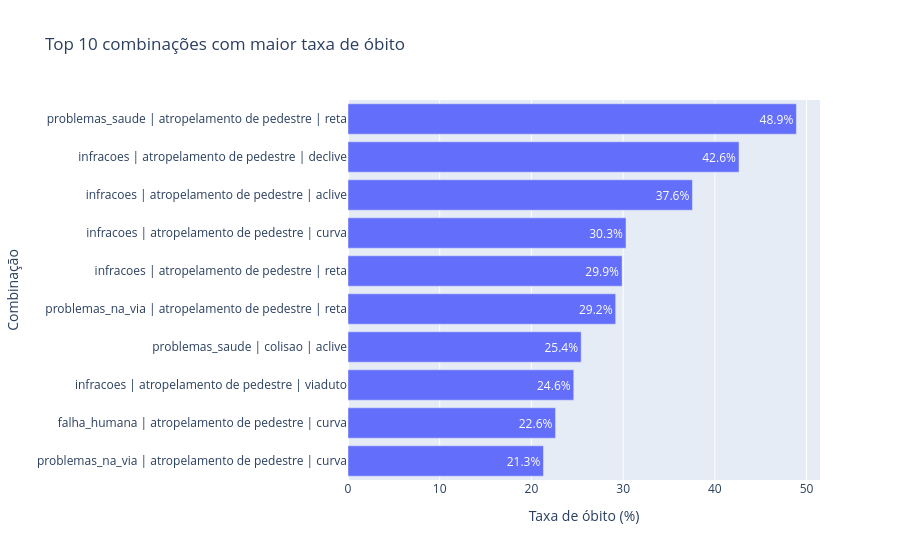
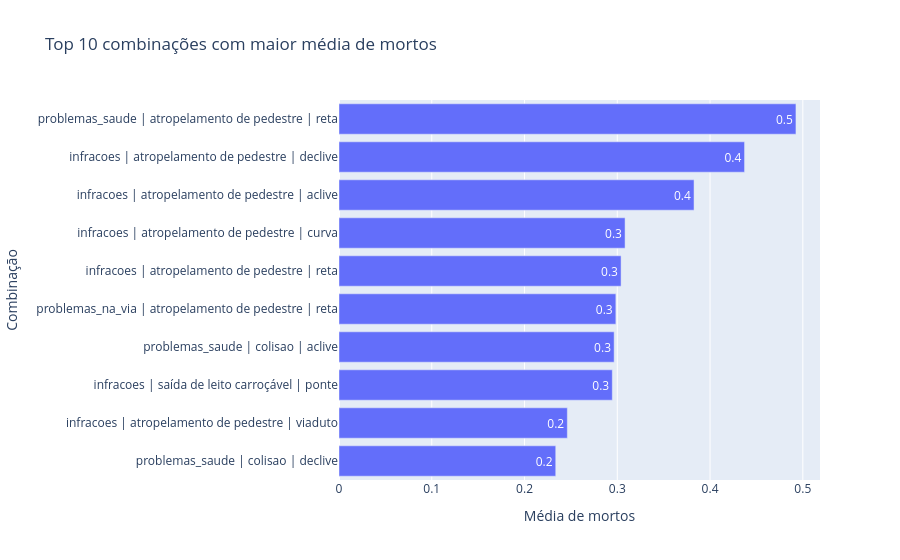
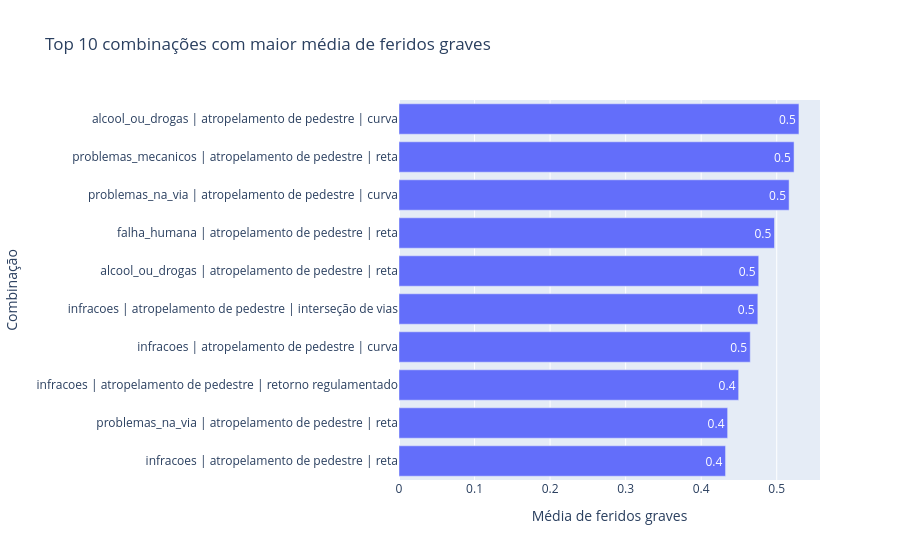

Notebook code for these charts, in order:
### Code cell
# =====================================================
# 1. Criar coluna indicando se houve óbito
# =====================================================

tabela_limpa["houve_obito"] = tabela_limpa["mortos"] > 0

# =====================================================
# 2. Agrupar combinações
# =====================================================

resultado = (
    tabela_limpa
    .groupby([
        "cat_causa",
        "tipo_acidente",
        "tracado_via"
    ])
    .agg(
        total_acidentes=("mortos", "size"),
        total_obitos=("houve_obito", "sum"),
        media_mortos=("mortos", "mean"),
        media_feridos_graves=("feridos_graves", "mean")
    )
    .reset_index()
)

# =====================================================
# 3. Calcular taxa de óbito
# =====================================================

resultado["taxa_obito"] = (
    resultado["total_obitos"]
    / resultado["total_acidentes"]
) * 100

# =====================================================
# 4. Filtrar grupos pequenos
# =====================================================

resultado = resultado[
    resultado["total_acidentes"] >= 100
]

# =====================================================
# 5. Criar coluna com combinação
# =====================================================

resultado["combinacao"] = (
    resultado["cat_causa"] + " | " +
    resultado["tipo_acidente"] + " | " +
    resultado["tracado_via"]
)

# =====================================================
# 6. TOP 10 - TAXA DE ÓBITO
# =====================================================

top_taxa = (
    resultado
    .sort_values(by="taxa_obito", ascending=False)
    .head(10)
)

fig1 = px.bar(
    top_taxa,
    x="taxa_obito",
    y="combinacao",
    orientation="h",
    title="Top 10 combinações com maior taxa de óbito",
    labels={
        "taxa_obito": "Taxa de óbito (%)",
        "combinacao": "Combinação"
    },
    text="taxa_obito"
)

fig1.update_traces(texttemplate='%{text:.1f}%')

fig1.update_layout(
    yaxis={'categoryorder':'total ascending'}
)

fig1.show()

# =====================================================
# 7. TOP 10 - MÉDIA DE MORTOS
# =====================================================

top_mortos = (
    resultado
    .sort_values(by="media_mortos", ascending=False)
    .head(10)
)

fig2 = px.bar(
    top_mortos,
    x="media_mortos",
    y="combinacao",
    orientation="h",
    title="Top 10 combinações com maior média de mortos",
    labels={
        "media_mortos": "Média de mortos",
        "combinacao": "Combinação"
    },
    text="media_mortos"
)

fig2.update_traces(texttemplate='%{text:.1f}')

fig2.update_layout(
    yaxis={'categoryorder':'total ascending'}
)

fig2.show()

# =====================================================
# 8. TOP 10 - MÉDIA DE FERIDOS GRAVES
# =====================================================

top_feridos = (
    resultado
    .sort_values(by="media_feridos_graves", ascending=False)
    .head(10)
)

fig3 = px.bar(
    top_feridos,
    x="media_feridos_graves",
    y="combinacao",
    orientation="h",
    title="Top 10 combinações com maior média de feridos graves",
    labels={
        "media_feridos_graves": "Média de feridos graves",
        "combinacao": "Combinação"
    },
    text="media_feridos_graves"
)

fig3.update_traces(texttemplate='%{text:.1f}')

fig3.update_layout(
    yaxis={'categoryorder':'total ascending'}
)

fig3.show()

### Figure 1 — Plotly figure (JSON) as saved in the notebook; plotly's stock layout.template omitted (floating-point values rounded to 4 significant figures)
{"data": [{"hovertemplate": "Taxa de óbito (%)=%{text}<br>Combinação=%{y}<extra></extra>", "legendgroup": "", "marker": {"color": "#636efa", "pattern": {"shape": ""}}, "name": "", "orientation": "h", "showlegend": false, "text": [48.89, 42.63, 37.55, 30.31, 29.88, 29.19, 25.42, 24.62, 22.63, 21.31], "textposition": "auto", "texttemplate": "%{text:.1f}%", "type": "bar", "x": [48.89, 42.63, 37.55, 30.31, 29.88, 29.19, 25.42, 24.62, 22.63, 21.31], "xaxis": "x", "y": ["problemas_saude | atropelamento de pedestre | reta", "infracoes | atropelamento de pedestre | declive", "infracoes | atropelamento de pedestre | aclive", "infracoes | atropelamento de pedestre | curva", "infracoes | atropelamento de pedestre | reta", "problemas_na_via | atropelamento de pedestre | reta", "problemas_saude | colisao | aclive", "infracoes | atropelamento de pedestre | viaduto", "falha_humana | atropelamento de pedestre | curva", "problemas_na_via | atropelamento de pedestre | curva"], "yaxis": "y"}], "layout": {"barmode": "relative", "legend": {"tracegroupgap": 0}, "title": {"text": "Top 10 combinações com maior taxa de óbito"}, "xaxis": {"anchor": "y", "domain": [0, 1], "title": {"text": "Taxa de óbito (%)"}}, "yaxis": {"anchor": "x", "categoryorder": "total ascending", "domain": [0, 1], "title": {"text": "Combinação"}}}}

### Figure 2 — Plotly figure (JSON) as saved in the notebook; plotly's stock layout.template omitted (floating-point values rounded to 4 significant figures)
{"data": [{"hovertemplate": "Média de mortos=%{text}<br>Combinação=%{y}<extra></extra>", "legendgroup": "", "marker": {"color": "#636efa", "pattern": {"shape": ""}}, "name": "", "orientation": "h", "showlegend": false, "text": [0.4926, 0.4372, 0.3827, 0.3084, 0.3041, 0.2985, 0.2966, 0.2946, 0.2462, 0.2336], "textposition": "auto", "texttemplate": "%{text:.1f}", "type": "bar", "x": [0.4926, 0.4372, 0.3827, 0.3084, 0.3041, 0.2985, 0.2966, 0.2946, 0.2462, 0.2336], "xaxis": "x", "y": ["problemas_saude | atropelamento de pedestre | reta", "infracoes | atropelamento de pedestre | declive", "infracoes | atropelamento de pedestre | aclive", "infracoes | atropelamento de pedestre | curva", "infracoes | atropelamento de pedestre | reta", "problemas_na_via | atropelamento de pedestre | reta", "problemas_saude | colisao | aclive", "infracoes | saída de leito carroçável | ponte", "infracoes | atropelamento de pedestre | viaduto", "problemas_saude | colisao | declive"], "yaxis": "y"}], "layout": {"barmode": "relative", "legend": {"tracegroupgap": 0}, "title": {"text": "Top 10 combinações com maior média de mortos"}, "xaxis": {"anchor": "y", "domain": [0, 1], "title": {"text": "Média de mortos"}}, "yaxis": {"anchor": "x", "categoryorder": "total ascending", "domain": [0, 1], "title": {"text": "Combinação"}}}}

### Figure 3 — Plotly figure (JSON) as saved in the notebook; plotly's stock layout.template omitted (floating-point values rounded to 4 significant figures)
{"data": [{"hovertemplate": "Média de feridos graves=%{text}<br>Combinação=%{y}<extra></extra>", "legendgroup": "", "marker": {"color": "#636efa", "pattern": {"shape": ""}}, "name": "", "orientation": "h", "showlegend": false, "text": [0.5294, 0.5229, 0.5164, 0.4971, 0.4762, 0.475, 0.4649, 0.4496, 0.435, 0.4322], "textposition": "auto", "texttemplate": "%{text:.1f}", "type": "bar", "x": [0.5294, 0.5229, 0.5164, 0.4971, 0.4762, 0.475, 0.4649, 0.4496, 0.435, 0.4322], "xaxis": "x", "y": ["alcool_ou_drogas | atropelamento de pedestre | curva", "problemas_mecanicos | atropelamento de pedestre | reta", "problemas_na_via | atropelamento de pedestre | curva", "falha_humana | atropelamento de pedestre | reta", "alcool_ou_drogas | atropelamento de pedestre | reta", "infracoes | atropelamento de pedestre | interseção de vias", "infracoes | atropelamento de pedestre | curva", "infracoes | atropelamento de pedestre | retorno regulamentado", "problemas_na_via | atropelamento de pedestre | reta", "infracoes | atropelamento de pedestre | reta"], "yaxis": "y"}], "layout": {"barmode": "relative", "legend": {"tracegroupgap": 0}, "title": {"text": "Top 10 combinações com maior média de feridos graves"}, "xaxis": {"anchor": "y", "domain": [0, 1], "title": {"text": "Média de feridos graves"}}, "yaxis": {"anchor": "x", "categoryorder": "total ascending", "domain": [0, 1], "title": {"text": "Combinação"}}}}
